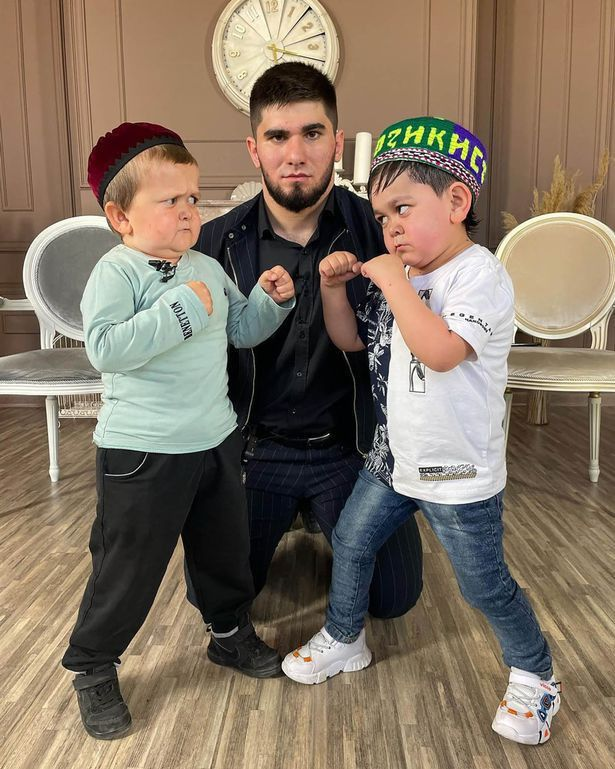
#> input picture imagem-incrivel.jpg, 615 x 769 px
$ python main.py
#> lines starting #> are read from the running program, lines starting #| are printed output that depends on the picture
import numpy as np
import matplotlib.pyplot as plt
import cv2

# Função para adicionar ruído à imagem
def add_noise(image, noise_factor=100.0):
    noise = np.random.normal(scale=noise_factor, size=image.shape)
    noisy_image = image + noise
    return np.clip(noisy_image, 0, 255)

# Função para melhorar a qualidade usando filtragem bilateral
def improve_quality(image):
    # Ajuste dos parâmetros conforme necessário
    denoised_image = cv2.fastNlMeansDenoisingColored(image, None, 10, 10, 7, 21)
    return denoised_image

# Carregando a imagem
imagem = plt.imread('imagem-incrivel.jpg')
#> imagem is the input picture: shape (769, 615, 3); mean R, G, B 131.2, 116.4, 99.7

# Adicionando mais ruído à imagem
imagem_ruidosa = add_noise(imagem, noise_factor=10.0)
#> in add_noise, `noisy_image = image + noise`:
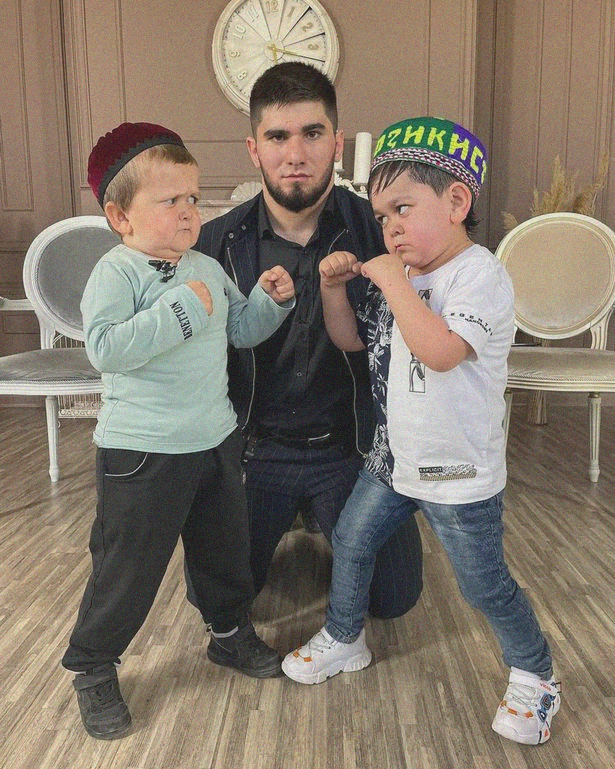
#> noisy_image: shape (769, 615, 3) float64; mean R, G, B 131.2, 116.4, 99.7; drawn with min black and max white

# Normalizando os valores para o intervalo [0, 255]
imagem_ruidosa = np.clip(imagem_ruidosa, 0, 255).astype(np.uint8)

# Aplicando filtragem bilateral para melhorar a qualidade da imagem sem ruído
imagem_melhorada = improve_quality(imagem_ruidosa)

# Exibindo as imagens original, ruidosa e melhorada
plt.subplot(131), plt.imshow(imagem, cmap='gray'), plt.title('Imagem Original')
plt.subplot(132), plt.imshow(imagem_ruidosa, cmap='gray'), plt.title('Imagem Ruidosa')
plt.subplot(133), plt.imshow(imagem_melhorada, cmap='gray'), plt.title('Imagem Melhorada')

# Ajustando a resolução da imagem salva
dpi = 300
plt.savefig('resultado_com_melhoria.png', dpi=dpi, bbox_inches='tight')
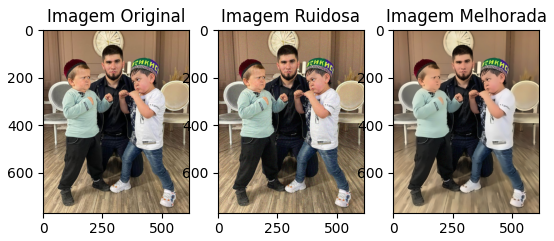
#> figure drawn by matplotlib, 3 panels

# Adicionando este comando para exibir a figura
# plt.show()
